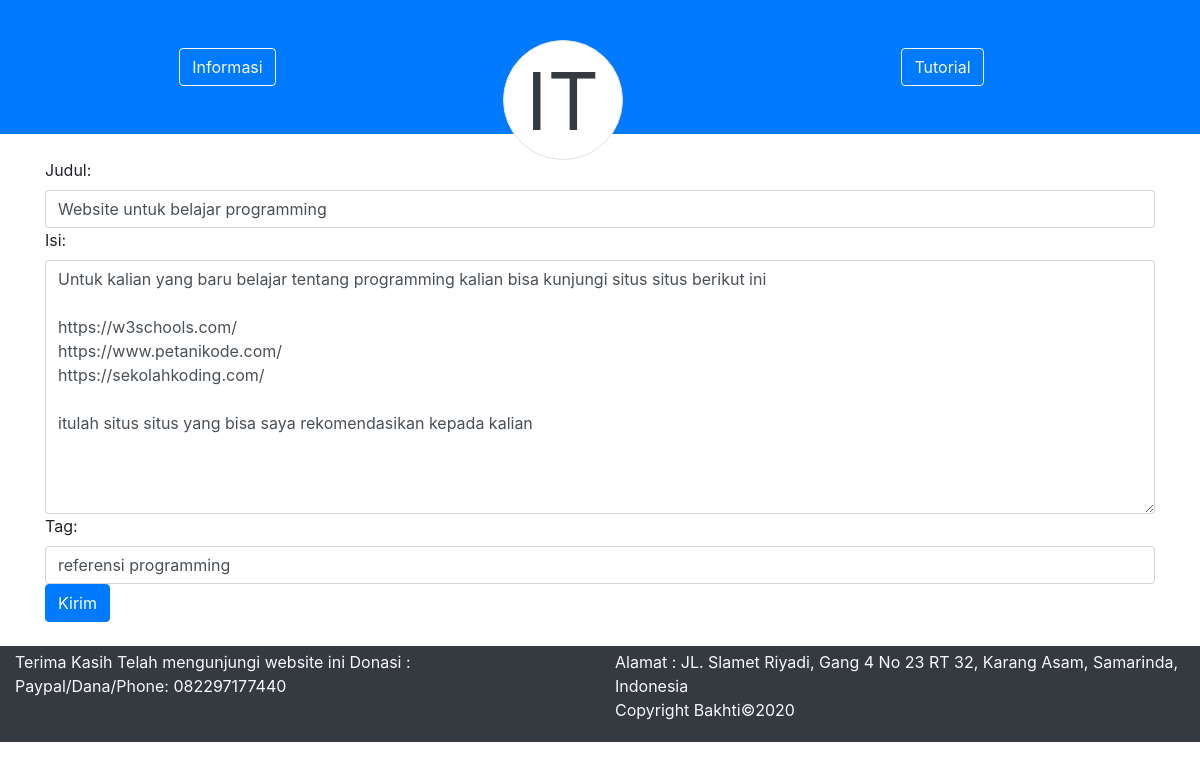
Screenshot of /update-info.php?id=2 (signed in) with the database file from the repository.
### tables this page shows
CREATE TABLE `info` (
  `id` int(11) NOT NULL,
  `title` text NOT NULL,
  `content` text NOT NULL,
  `tags` varchar(150) NOT NULL,
  `date` datetime NOT NULL DEFAULT CURRENT_TIMESTAMP,
  `creator` int(10) NOT NULL
);

### config/fungsi.php (called while the page is built, shortened)
<?php
include 'koneksi.php';
function query ($query)
{
	global $conn;
	$sql = mysqli_query($conn,$query);
	if ($sql) {
		return $sql;
	}else{
		mysqli_error($conn);
	}
}
function read ($table, $field, $args="")
{
	$sql = "SELECT $field FROM $table ".$args;
	return query($sql);
}
 ?>

### update-info.php (the view, shortened to what this page needs)
<?php
include 'config/fungsi.php';
$konten=read('info','*','WHERE id='.$_GET['id']);
$data=mysqli_fetch_assoc($konten);
 ?>
 <!DOCTYPE html>
 <html lang="en">
 <head>
   <link rel="stylesheet" href="dist/css/bootstrap.css">
 </head>
 <body>
   <div class="bg-primary align-self-baseline" style="padding: 0; margin: 0;">
    <div class="row container-fluid justify-content-around" >
      <div class="col-4 text-center py-5">
        <a href="informasi.php" class="btn btn-outline-light">Informasi</a>
      </div>
      <div class="col-2 text-center float-left" style="top: calc(5vh);">
        <div class="border rounded-circle rounded-lg bg-white zindex-tooltip" style="width: 120px; height: 120px; font-size: 5em;">
          <a class="display-5 text-dark" data-toggle="collapse" data-target="#navbarToggleExternalContent" aria-controls="navbarToggleExternalContent" aria-expanded="false" aria-label="Toggle navigation">
            IT
          </a>
        </div>
      </div>
      <div class="col-4 text-center py-5">
        <a href="tutorial.php" class="btn btn-outline-light">Tutorial</a>
      </div>
    </div>
  </div>
   <div class="container-fluid">
     <div class="container py-4">
       <form action="" method="post" class="form">
       	<label for="title">Judul: </label>
       	<input type="text" id="title" class="form-control" name="title" value="<?php echo $data['title']; ?>">
       	<label for="content">Isi: </label>
       	<textarea name="content" id="content" cols="30" rows="10" class="form-control"><?php echo $data['content']; ?></textarea>
       	<label for="tags">Tag: </label>
       	<input type="text" id="tags" name="tags" class="form-control" value="<?php echo $data['tags']; ?>">
       	<button class="btn btn-primary">Kirim</button>
       </form>
     </div>
     <div class="row absolute-bottom bg-dark text-light py-1">
       <div class="col">
         <p>Terima Kasih Telah mengunjungi website ini
           Donasi :<br>
           Paypal/Dana/Phone: 082297177440
         </p>
       </div>
       <div class="col">
         <p>Alamat : JL. Slamet Riyadi, Gang 4 No 23 RT 32, Karang Asam, Samarinda, Indonesia <br>
         Copyright Bakhti&copy;2020</p>
       </div>
     </div>
   </div>
 </body>
 </html>

### rows the page displays
info: title "Website untuk belajar programming", content "Untuk kalian yang baru belajar tentang programming kalian bisa kunjungi situs situs berikut ini https://w3schools.com/ https://www.petanikode.com/ https://sekolahkoding.com/ itulah situs situs yang bisa saya rekomendasikan kepada kalian", tags "referensi programming"
